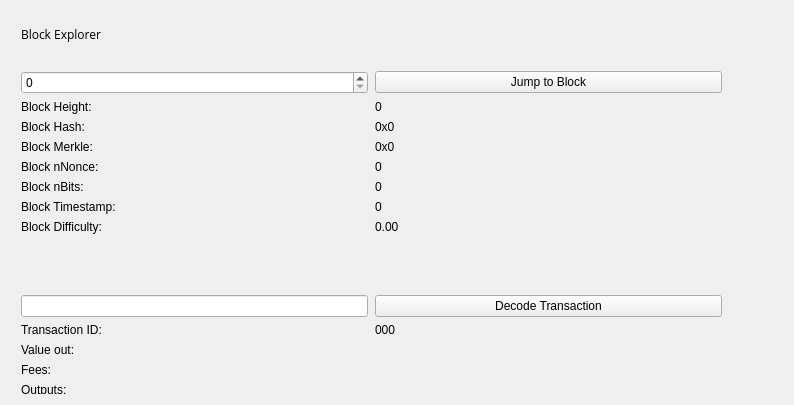
<?xml version="1.0" encoding="UTF-8"?>
<ui version="4.0">
 <class>BlockBrowser</class>
 <widget class="QWidget" name="BlockBrowser">
  <property name="windowModality">
   <enum>Qt::NonModal</enum>
  </property>
  <property name="enabled">
   <bool>true</bool>
  </property>
  <property name="geometry">
   <rect>
    <x>0</x>
    <y>0</y>
    <width>794</width>
    <height>405</height>
   </rect>
  </property>
  <property name="sizePolicy">
   <sizepolicy hsizetype="Preferred" vsizetype="Preferred">
    <horstretch>0</horstretch>
    <verstretch>0</verstretch>
   </sizepolicy>
  </property>
  <property name="minimumSize">
   <size>
    <width>0</width>
    <height>0</height>
   </size>
  </property>
  <property name="acceptDrops">
   <bool>false</bool>
  </property>
  <property name="windowTitle">
   <string>Block Browser</string>
  </property>
  <layout class="QGridLayout">
   <property name="sizeConstraint">
    <enum>QLayout::SetMaximumSize</enum>
   </property>
   <property name="leftMargin">
    <number>21</number>
   </property>
   <property name="topMargin">
    <number>21</number>
   </property>
   <property name="rightMargin">
    <number>10</number>
   </property>
   <item row="1" column="0">
    <widget class="QWidget" name="widget" native="true">
     <widget class="QWidget" name="layoutWidget">
      <property name="geometry">
       <rect>
        <x>0</x>
        <y>0</y>
        <width>699</width>
        <height>27</height>
       </rect>
      </property>
      <layout class="QHBoxLayout" name="horizontalLayout_4">
       <property name="spacing">
        <number>7</number>
       </property>
       <item>
        <widget class="QLabel" name="label_5">
         <property name="font">
          <font>
           <family>Open Sans,sans-serif</family>
          </font>
         </property>
         <property name="text">
          <string>Block Explorer</string>
         </property>
        </widget>
       </item>
       <item>
        <spacer name="horizontalSpacer_2">
         <property name="orientation">
          <enum>Qt::Horizontal</enum>
         </property>
         <property name="sizeHint" stdset="0">
          <size>
           <width>40</width>
           <height>20</height>
          </size>
         </property>
        </spacer>
       </item>
      </layout>
     </widget>
     <widget class="QWidget" name="layoutWidget_2">
      <property name="geometry">
       <rect>
        <x>0</x>
        <y>50</y>
        <width>701</width>
        <height>400</height>
       </rect>
      </property>
      <layout class="QGridLayout" name="gridLayout_3" rowstretch="0,0,0,0,0,0,0,0,0,0,0,0,0,0,0,0,0,0,0" columnstretch="0,0">
       <property name="sizeConstraint">
        <enum>QLayout::SetDefaultConstraint</enum>
       </property>
       <property name="horizontalSpacing">
        <number>7</number>
       </property>
       <item row="18" column="0">
        <spacer name="verticalSpacer">
         <property name="orientation">
          <enum>Qt::Vertical</enum>
         </property>
         <property name="sizeHint" stdset="0">
          <size>
           <width>20</width>
           <height>40</height>
          </size>
         </property>
        </spacer>
       </item>
       <item row="12" column="1">
        <widget class="QPushButton" name="txButton">
         <property name="text">
          <string>Decode Transaction</string>
         </property>
        </widget>
       </item>
       <item row="17" column="0">
        <widget class="QLabel" name="inputLabel">
         <property name="text">
          <string>Inputs:</string>
         </property>
         <property name="alignment">
          <set>Qt::AlignLeading|Qt::AlignLeft|Qt::AlignTop</set>
         </property>
        </widget>
       </item>
       
       <item row="14" column="0">
        <widget class="QLabel" name="valueLabel">
         <property name="text">
          <string>Value out:</string>
         </property>
        </widget>
       </item>
       <item row="13" column="0">
        <widget class="QLabel" name="txLabel">
         <property name="text">
          <string>Transaction ID:</string>
         </property>
        </widget>
       </item>
       <item row="9" column="1">
        <widget class="QLabel" name="hardBox">
         <property name="text">
          <string>0.00</string>
         </property>
         <property name="textInteractionFlags">
          <set>Qt::LinksAccessibleByMouse|Qt::TextSelectableByMouse</set>
         </property>
        </widget>
       </item>
       <item row="13" column="1">
        <widget class="QLabel" name="txID">
         <property name="text">
          <string>000</string>
         </property>
         <property name="textInteractionFlags">
          <set>Qt::LinksAccessibleByMouse|Qt::TextSelectableByMouse</set>
         </property>
        </widget>
       </item>
       <item row="17" column="1">
        <widget class="QLabel" name="inputBox">
         <property name="text">
          <string/>
         </property>
         <property name="alignment">
          <set>Qt::AlignLeading|Qt::AlignLeft|Qt::AlignTop</set>
         </property>
         <property name="textInteractionFlags">
          <set>Qt::LinksAccessibleByMouse|Qt::TextSelectableByMouse</set>
         </property>
        </widget>
       </item>
       <item row="14" column="1">
        <widget class="QLabel" name="valueBox">
         <property name="text">
          <string/>
         </property>
         <property name="textInteractionFlags">
          <set>Qt::LinksAccessibleByMouse|Qt::TextSelectableByMouse</set>
         </property>
        </widget>
       </item>
       <item row="9" column="0">
        <widget class="QLabel" name="hardLabel">
         <property name="text">
          <string>Block Difficulty:</string>
         </property>
        </widget>
       </item>
       <item row="1" column="0">
        <widget class="QSpinBox" name="heightBox">
         <property name="sizePolicy">
          <sizepolicy hsizetype="Preferred" vsizetype="Fixed">
           <horstretch>0</horstretch>
           <verstretch>0</verstretch>
          </sizepolicy>
         </property>
         <property name="maximum">
          <number>99999999</number>
         </property>
        </widget>
       </item>
       <item row="3" column="0">
        <widget class="QLabel" name="heightLabel_2">
         <property name="text">
          <string>Block Height:</string>
         </property>
        </widget>
       </item>
       <item row="8" column="1">
        <widget class="QLabel" name="timeBox">
         <property name="text">
          <string>0</string>
         </property>
         <property name="textInteractionFlags">
          <set>Qt::LinksAccessibleByMouse|Qt::TextSelectableByMouse</set>
         </property>
        </widget>
       </item>
       <item row="1" column="1">
        <widget class="QPushButton" name="blockButton">
         <property name="text">
          <string>Jump to Block</string>
         </property>
        </widget>
       </item>
       <item row="5" column="0">
        <widget class="QLabel" name="merkleLabel">
         <property name="text">
          <string>Block Merkle:</string>
         </property>
        </widget>
       </item>
       <item row="4" column="0">
        <widget class="QLabel" name="hashLabel">
         <property name="text">
          <string>Block Hash:</string>
         </property>
        </widget>
       </item>
       <item row="15" column="1">
        <widget class="QLabel" name="feesBox">
         <property name="text">
          <string/>
         </property>
         <property name="textInteractionFlags">
          <set>Qt::LinksAccessibleByMouse|Qt::TextSelectableByMouse</set>
         </property>
        </widget>
       </item>
       
       <item row="3" column="1">
        <widget class="QLabel" name="heightLabel">
         <property name="text">
          <string>0</string>
         </property>
         <property name="textInteractionFlags">
          <set>Qt::LinksAccessibleByMouse|Qt::TextSelectableByMouse</set>
         </property>
        </widget>
       </item>
       <item row="15" column="0">
        <widget class="QLabel" name="feesLabel">
         <property name="text">
          <string>Fees:</string>
         </property>
        </widget>
       </item>
       <item row="7" column="0">
        <widget class="QLabel" name="bitsLabel">
         <property name="text">
          <string>Block nBits:</string>
         </property>
        </widget>
       </item>
       <item row="7" column="1">
        <widget class="QLabel" name="bitsBox">
         <property name="text">
          <string>0</string>
         </property>
         <property name="textInteractionFlags">
          <set>Qt::LinksAccessibleByMouse|Qt::TextSelectableByMouse</set>
         </property>
        </widget>
       </item>
       <item row="5" column="1">
        <widget class="QLabel" name="merkleBox">
         <property name="minimumSize">
          <size>
           <width>187</width>
           <height>0</height>
          </size>
         </property>
         <property name="text">
          <string>0x0</string>
         </property>
	         <property name="textInteractionFlags">
          <set>Qt::LinksAccessibleByMouse|Qt::TextSelectableByMouse</set>
         </property>
        </widget>
       </item>
       <item row="16" column="0">
        <widget class="QLabel" name="outputLabel">
         <property name="text">
          <string>Outputs:</string>
         </property>
         <property name="alignment">
          <set>Qt::AlignLeading|Qt::AlignLeft|Qt::AlignTop</set>
         </property>
        </widget>
       </item>
       <item row="16" column="1">
        <widget class="QLabel" name="outputBox">
         <property name="text">
          <string/>
         </property>
         <property name="alignment">
          <set>Qt::AlignLeading|Qt::AlignLeft|Qt::AlignTop</set>
         </property>
         <property name="textInteractionFlags">
          <set>Qt::LinksAccessibleByMouse|Qt::TextSelectableByMouse</set>
         </property>
        </widget>
       </item>
       <item row="6" column="0">
        <widget class="QLabel" name="nonceLabel">
         <property name="text">
          <string>Block nNonce:</string>
         </property>
        </widget>
       </item>
       <item row="6" column="1">
        <widget class="QLabel" name="nonceBox">
         <property name="text">
          <string>0</string>
         </property>
         <property name="textInteractionFlags">
          <set>Qt::LinksAccessibleByMouse|Qt::TextSelectableByMouse</set>
         </property>
        </widget>
       </item>
       <item row="8" column="0">
        <widget class="QLabel" name="timeLabel">
         <property name="text">
          <string>Block Timestamp:</string>
         </property>
        </widget>
       </item>
       <item row="4" column="1">
        <widget class="QLabel" name="hashBox">
         <property name="enabled">
          <bool>true</bool>
         </property>
         <property name="sizePolicy">
          <sizepolicy hsizetype="Preferred" vsizetype="Preferred">
           <horstretch>0</horstretch>
           <verstretch>0</verstretch>
          </sizepolicy>
         </property>
         <property name="minimumSize">
          <size>
           <width>0</width>
           <height>0</height>
          </size>
         </property>
         <property name="text">
          <string>0x0</string>
         </property>
         <property name="textInteractionFlags">
          <set>Qt::LinksAccessibleByMouse|Qt::TextSelectableByMouse</set>
         </property>
        </widget>
       </item>
       <item row="12" column="0">
        <widget class="QLineEdit" name="txBox">
         <property name="sizePolicy">
          <sizepolicy hsizetype="Preferred" vsizetype="Fixed">
           <horstretch>0</horstretch>
           <verstretch>0</verstretch>
          </sizepolicy>
         </property>
         <property name="inputMask">
          <string comment="Transaction id" extracomment="Transaction id"/>
         </property>
         <property name="placeholderText">
          <string comment="Transaction ID" extracomment="Transaction ID"/>
         </property>
        </widget>
       </item>
       <item row="11" column="0">
        <spacer name="verticalSpacer_2">
         <property name="orientation">
          <enum>Qt::Vertical</enum>
         </property>
         <property name="sizeHint" stdset="0">
          <size>
           <width>20</width>
           <height>20</height>
          </size>
         </property>
        </spacer>
       </item>
      </layout>
     </widget>
    </widget>
   </item>
  </layout>
 </widget>
 <resources/>
 <connections/>
</ui>
